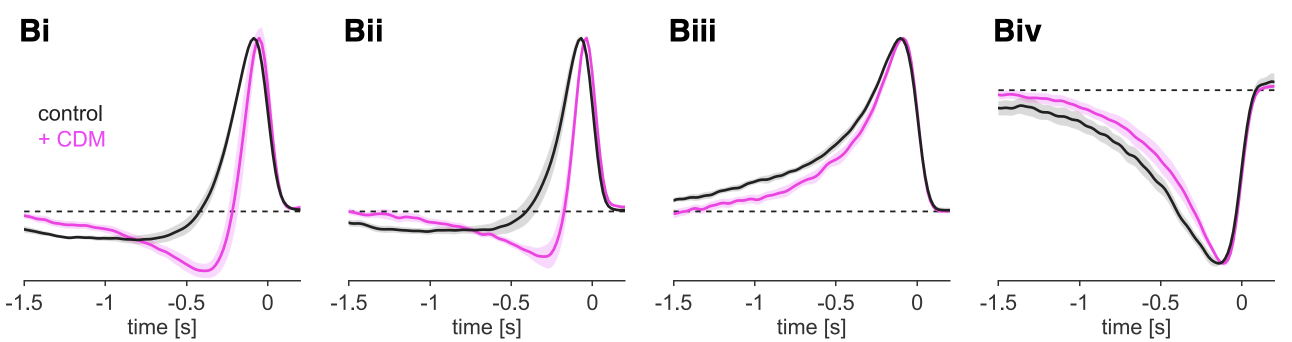
#> input picture figure_digitization/arenz/4b.png, 2584 x 684 px (shown at 1/2 size)
$ python 4.py
#> lines starting #> are read from the running program, lines starting #| are printed output that depends on the picture; after the words box and inside, x2 and y2 are one past the last pixel; in counts of white or black regions, pixels touching at a corner belong together
"""Digitize Arenz et al. 2017 Fig. 4B/E control (black) temporal kernels.

4B: Mi1, Tm3, Mi4, Mi9   4E: Tm1, Tm2, Tm4, Tm9
Only the solid black control mean (±SEM wash ignored; magenta CDM ignored).

Method
------
1. Time on the figure runs −1.5 … ~+0.2 (tick 0 = figure origin). Output is
   sign-flipped then offset: t = −t_fig + T_OFFSET → ~−0.1 … +1.6 s, Δt = 1 ms.
2. Amplitude: dashed horizontal = 0; no y-axis numbers in the figure → scale
   each trace so max(|amp|) = 1 (sign preserved).
3. Black mask = dark + low-saturation pixels; per-x continuity tracking;
   dashed baseline flecks dropped when other ink exists in the column.
4. Write long CSV + verification PNG as 4_digitized.*.

Run:  ../.venv/bin/python 4.py
"""

from __future__ import annotations

from pathlib import Path

import matplotlib

matplotlib.use("Agg")
import matplotlib.pyplot as plt
import numpy as np
import pandas as pd
from PIL import Image

HERE = Path(__file__).resolve().parent
OUT_STEM = HERE / "4_digitized"

# (cell, image, x_at_-1.5, x_at_0, y_base, y_top, y_bot)
# x = centers of tick labels −1.5 and 0; y_base = dashed zero line.
PANELS = [
    ("Mi1", "4b.png", 47, 534, 421, 95, 550),
    ("Tm3", "4b.png", 697, 1184, 421, 95, 550),
    ("Mi4", "4b.png", 1346, 1833, 423, 95, 550),
    ("Mi9", "4b.png", 1996, 2483, 179, 95, 550),
    ("Tm1", "4e.png", 80, 684, 187, 100, 680),
    ("Tm2", "4e.png", 885, 1489, 189, 100, 680),
    ("Tm4", "4e.png", 1690, 2294, 186, 100, 680),
    ("Tm9", "4e.png", 2495, 3099, 186, 100, 680),
]

# Mi1/Tm3/Mi4 only: peak tip is above y=95 (was clipped flat). Open y_top to 55
# and blank the Bi/Bii/Biii title so label ink is not tracked.
PEAK_TOP_PATCH = {
    "Mi1": (55, 95, 130),  # y_top, title_y_bot, title_x_width from x_left
    "Tm3": (55, 95, 140),
    "Mi4": (55, 95, 150),
}

MAX_DY_PX = 25
T_PAD_S = 0.25  # past t=0
DT_S = 0.001  # output time step
T_OFFSET_S = 0.1  # added after sign-flip (−t_fig)


def black_mask(rgb: np.ndarray) -> np.ndarray:
    gray = rgb.mean(2)
    mx = rgb.max(2)
    mn = rgb.min(2)
    sat = (mx - mn) / (mx + 1e-6)
    magenta = (rgb[:, :, 0] > rgb[:, :, 1] + 25) & (rgb[:, :, 0] > 110) & (rgb[:, :, 2] > 70)
    return (gray < 90) & (sat < 0.45) & ~magenta


def extract_trace(
    rgb: np.ndarray,
    x0: int,
    x1: int,
    y0: int,
    y1: int,
    y_base: int,
    title_blank: tuple[int, int] | None = None,
) -> tuple[np.ndarray, np.ndarray] | tuple[None, None]:
    mask = black_mask(rgb)
    mask[:y0, :] = False
    mask[y1:, :] = False
    if title_blank is not None:
        y_hi, x_w = title_blank
        mask[:y_hi, x0 : x0 + x_w] = False
    xs: list[float] = []
    ys: list[float] = []
    prev: float | None = None
    for x in range(x0, x1):
        col = np.where(mask[:, x])[0]
        if not len(col):
            continue
        other = col[np.abs(col - y_base) > 3]
        # Drop dashed-zero flecks only while the stroke is away from baseline.
        # Near y=0 the solid line sits on the dashes — excluding them punches gaps.
        if prev is not None and abs(prev - y_base) <= MAX_DY_PX:
            use = col
        elif len(other):
            use = other
        else:
            use = col
        if prev is None:
            y = float(np.median(use))
        else:
            near = use[np.abs(use.astype(float) - prev) <= MAX_DY_PX]
            if not len(near):
                continue
            y = float(np.median(near))
        xs.append(float(x))
        ys.append(y)
        prev = y
    if len(xs) < 20:
        return None, None
    return np.asarray(xs), np.asarray(ys)


def digitize() -> pd.DataFrame:
    cache: dict[str, np.ndarray] = {}
    rows: list[dict] = []
    for cell, image, x_m15, x_0, y_base, y_top, y_bot in PANELS:
        if image not in cache:
            cache[image] = np.array(Image.open(HERE / image).convert("RGB")).astype(np.float64)
        rgb = cache[image]
        px_per_s = (x_0 - x_m15) / 1.5
        x_left = max(0, x_m15 - 5)
        x_right = min(rgb.shape[1], int(round(x_0 + T_PAD_S * px_per_s)))
        title_blank = None
        if cell in PEAK_TOP_PATCH:
            y_top, title_y, title_w = PEAK_TOP_PATCH[cell]
            title_blank = (title_y, title_w)
        xs, ys = extract_trace(rgb, x_left, x_right, y_top, y_bot, y_base, title_blank)
        if xs is None:
            print(f"  !! no black trace for {cell}")
            continue
        t_fig = -1.5 + (xs - x_m15) / px_per_s
        amp = (y_base - ys).astype(float)
        amp /= np.max(np.abs(amp))
        # Sign-flip then offset: t_fig −1.5…+0.2 → t −0.1…+1.6.
        t = (-t_fig)[::-1] + T_OFFSET_S
        amp = amp[::-1]
        t_lo = np.floor(t[0] / DT_S + 1e-12) * DT_S
        t_hi = np.ceil(t[-1] / DT_S - 1e-12) * DT_S
        t_grid = np.arange(t_lo, t_hi + 1e-12, DT_S)
        amp = np.interp(t_grid, t, amp)
        amp /= np.max(np.abs(amp))
        t = t_grid
        panel = "4B" if image.startswith("4b") else "4E"
        for ti, ai in zip(t, amp):
            rows.append(dict(panel=panel, cell=cell, time_s=float(ti), amplitude=float(ai)))
        peak_i = int(np.argmax(np.abs(amp)))
        print(
            f"  {cell:4s} n={len(t):3d}  t={t[0]:.2f}..{t[-1]:.2f}  "
            f"peak_t={t[peak_i]:.3f}  peak={amp[peak_i]:+.2f}"
        )
    return pd.DataFrame(rows)


def plot_check(df: pd.DataFrame, path: Path) -> None:
    order = ["Mi1", "Tm3", "Mi4", "Mi9", "Tm1", "Tm2", "Tm4", "Tm9"]
    fig, axes = plt.subplots(2, 4, figsize=(12, 5), sharex=True, sharey=True)
    for i, cell in enumerate(order):
        ax = axes[i // 4, i % 4]
        tr = df[df.cell == cell].sort_values("time_s")
        if not tr.empty:
            ax.plot(tr.time_s, tr.amplitude, color="k", lw=1.1)
        ax.axhline(0, color="0.75", lw=0.5)
        ax.axvline(0, color="0.75", lw=0.5)
        ax.set_title(cell, fontsize=10)
        if i // 4 == 1:
            ax.set_xlabel("time (s)")
        if i % 4 == 0:
            ax.set_ylabel("amplitude (norm.)")
    fig.suptitle(
        "Arenz 2017 Fig. 4B/E control kernels (digitized, t=−t_fig+0.1, max|amp|=1)",
        y=0.98,
    )
    fig.tight_layout()
    fig.savefig(path, dpi=140)
    plt.close(fig)


def main() -> int:
    df = digitize()
#> in black_mask, `gray = rgb.mean(2)`:
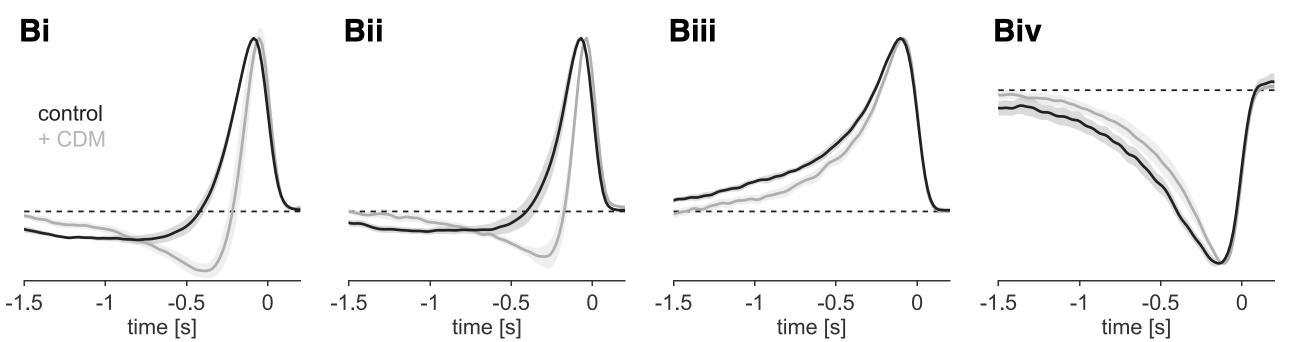
#> gray: shape (684, 2584) float64 (shown at 1/2 size); min 0, max 255, mean 246.3
#> in black_mask, `mn = rgb.min(2)`:
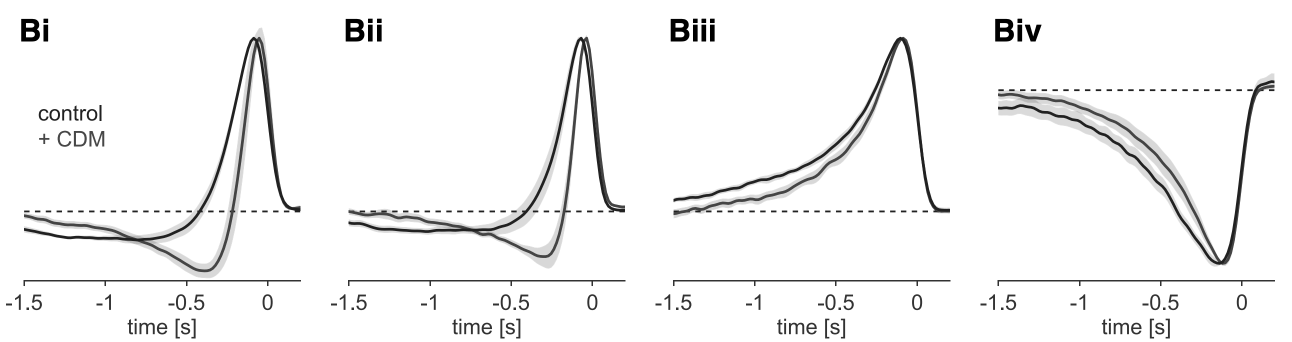
#> mn: shape (684, 2584) float64 (shown at 1/2 size); min 0, max 255, mean 244.4
#> in black_mask, `sat = (mx - mn) / (mx + 1e-6)`:
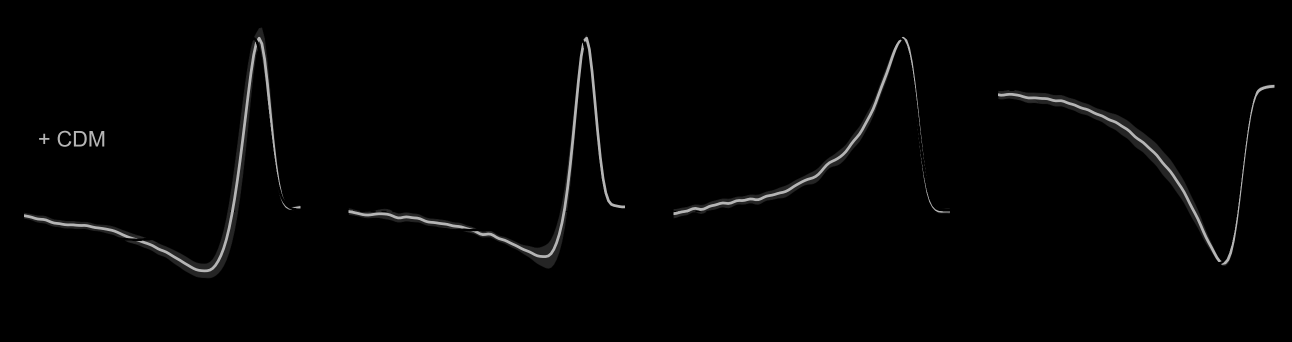
#> sat: shape (684, 2584) float64 (shown at 1/2 size); min 0, max 0.714, mean 0.0119
#> in black_mask, `magenta = (rgb[:, :, 0] > rgb[:, :, 1] + 25) & (rgb[:, :, 0] > 110) & ..`:
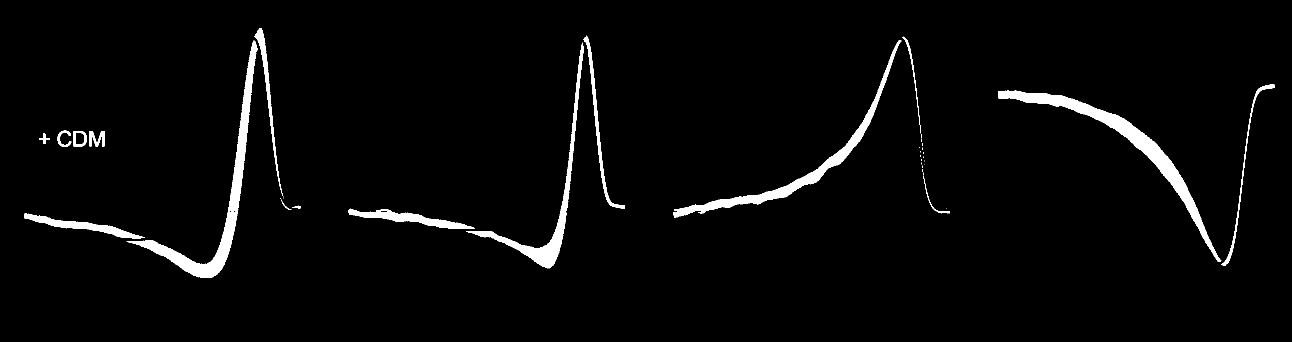
#> magenta: shape (684, 2584) bool (shown at 1/2 size); 3.1% white; 37 white regions (20 under 20 px), largest, box (x1, y1, x2, y2) and area: (1996, 181, 2443, 524) 12375, (253, 81, 515, 556) 11673, (1347, 80, 1803, 436) 8858
#> in black_mask, `return (gray < 90) & (sat < 0.45) & ~magenta`:
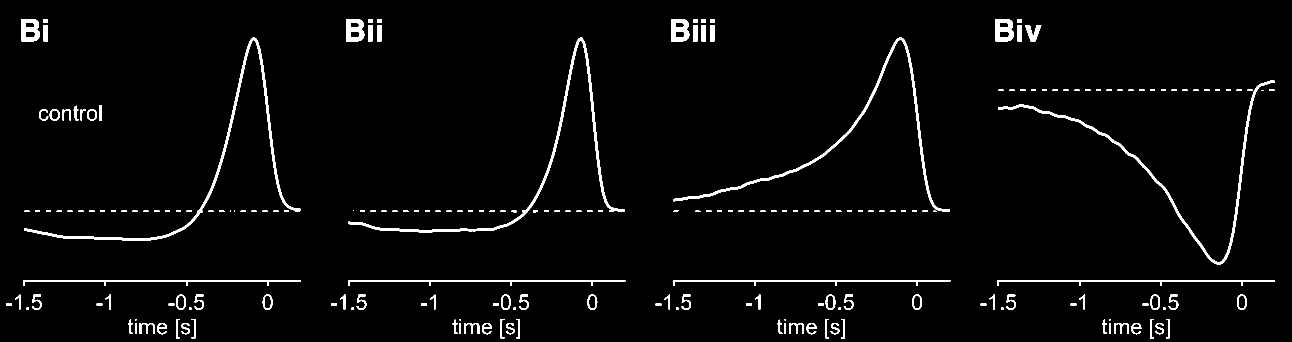
#> returned value: shape (684, 2584) bool (shown at 1/2 size); 2.8% white; 208 white regions (9 under 20 px), largest, box (x1, y1, x2, y2) and area: (697, 74, 1250, 466) 5640, (48, 74, 601, 482) 5594, (1347, 74, 1900, 423) 4923
#> in extract_trace, `mask[:y_hi, x0 : x0 + x_w] = False`:
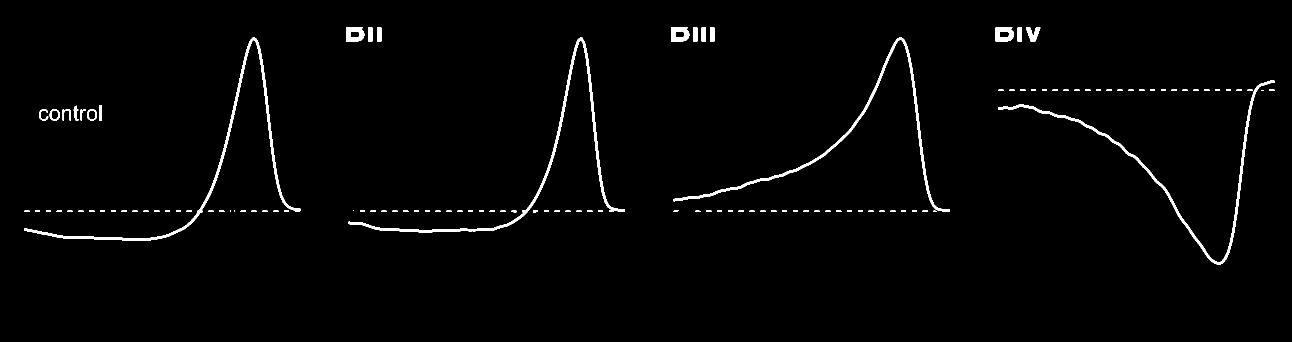
#> mask: shape (684, 2584) bool (shown at 1/2 size); 1.7% white; 119 white regions (5 under 20 px), largest, box (x1, y1, x2, y2) and area: (697, 74, 1250, 466) 5640, (48, 74, 601, 482) 5594, (1347, 74, 1900, 423) 4923
#> the loop in extract_trace, `for x in range(x0, x1):` made 573 passes
#> (col, use, y, prev) on pass 55: ([233, 234, 421, 422, 423, 466, 467, 468, 469, 470], [233, 234, 466, 467, 468, 469, 470], 468, 468)
#> (near, y, prev) on passes 18 to 23: ([458, 459, 460, 461, 462, 463], 460.5, 460.5), ([459, 460, 461, 462, 463], 461, 461), ([459, 460, 461, 462, 463], 461, 461), ([459, 460, 461, 462, 463], 461, 461), ([459, 460, 461, 462, 463], 461, 461), ([459, 460, 461, 462, 463], 461, 461)
#> after the loop in extract_trace, `for x in range(x0, x1):`: xs = 553 values from 48 to 600; ys = 553 values, max 479 at index 214, min 76.5 at index 459, mean 401
#> in digitize, `xs, ys = extract_trace(rgb, x_left, x_right, y_top, y_bot, y_base, tit..`: xs = 553 values from 48 to 600
#> in digitize, `t_fig = -1.5 + (xs - x_m15) / px_per_s`: t_fig = 553 values from -1.5 to 0.203
#> in digitize, `amp = (y_base - ys).astype(float)`: amp = 553 values, max 344.5 at index 459, min -58 at index 214, mean 19.98
#> in digitize, `amp /= np.max(np.abs(amp))`: amp = 553 values, max 1 at index 459, min -0.168 at index 214, mean 0.058
#> in digitize, `t = (-t_fig)[::-1] + T_OFFSET_S`: t = 553 values from -0.103 to 1.6
#> in digitize, `amp = amp[::-1]`: amp = 553 values, max 1 at index 93, min -0.168 at index 317, mean 0.058
#> in digitize, `t_lo = np.floor(t[0] / DT_S + 1e-12) * DT_S`: t_lo = -0.104
#> in digitize, `t_hi = np.ceil(t[-1] / DT_S - 1e-12) * DT_S`: t_hi = 1.6
#> in digitize, `amp = np.interp(t_grid, t, amp)`: amp = 1702 values, max 1 at index 287, min -0.168 at index 978, mean 0.0581
#> the loop in digitize, `for ti, ai in zip(t, amp):` made 1702 passes
#> (ti, ai) on passes 1 to 3: (-0.104, 0.00581), (-0.103, 0.00554), (-0.102, 0.00459)
#> after the loop in digitize, `for ti, ai in zip(t, amp):`: rows = 1702 items
#> in digitize, `peak_i = int(np.argmax(np.abs(amp)))`: peak_i = 287
#|   Mi1  n=1702  t=-0.10..1.60  peak_t=0.183  peak=+1.00
    csv_path = OUT_STEM.with_suffix(".csv")
    png_path = OUT_STEM.with_suffix(".png")
    df.to_csv(csv_path, index=False)
    plot_check(df, png_path)
#> in plot_check, `fig.savefig(path, dpi=140)`:
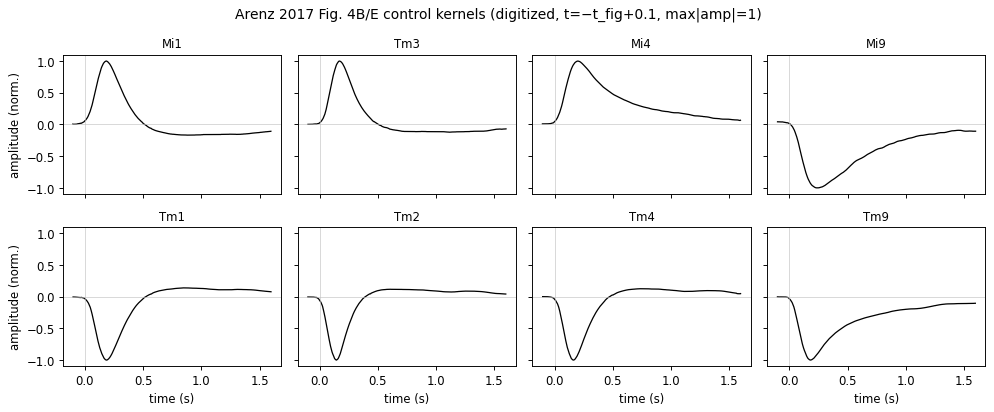
#> figure drawn by matplotlib, 8 panels; panel 5: curve peaks at x = 0.858, y = 0.139
    print(f"wrote {csv_path}  ({len(df)} rows, {df.cell.nunique()} cells)")
    print(f"wrote {png_path}")
    return 0


if __name__ == "__main__":
    raise SystemExit(main())
#> (the program exits here)
